Frame 1 (no input): blank canvas, image omitted
Frame 60 (the mouse pressed at the canvas centre just before this capture): blank canvas, image omitted
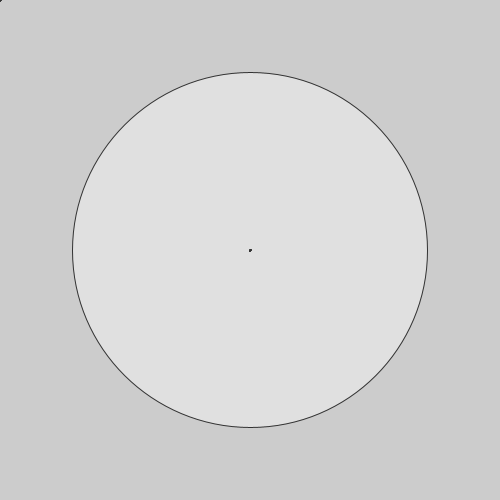
Frame 120 (the mouse held since frame 60 and released just before this capture)

The Processing sketch whose frames 1 and 60 were blank and that drew this single picture after the mouse press (run headless with seeded random() and noise(); from frame 60 on, the mouse is pressed at the canvas centre):

// Processing sketch: processing_170135
// ── processing_170135.pde

float i=255;
void setup(){
  size(500,500);
  smooth();
}
void draw(){
  float s=dist(mouseX,mouseY,pmouseX,pmouseY)+1;
  stroke(50);
  fill(i,102);
  ellipse(mouseX,mouseY,s,s);
}
